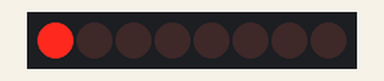
Simulated run of this sketch. Board: Arduino Uno, built with avr-gcc and run on an emulated ATmega328P. Shown: 8 shift-register outputs drawn as a row of LEDs (first output left, lit = HIGH). Wiring (inferred from the names in the program): shift register (74HC595): data pin 12; shift clock pin 9; latch pin 11. Wiring (inferred from the signals the program sends): row of LEDs: on Q0, Q1, Q2, Q3, Q4, Q5, Q6, Q7.

Above: at 1.1 s.
At 5.6 s:
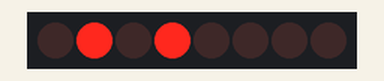
At 10.6 s:
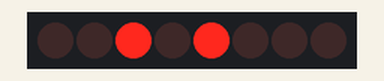
At 20.6 s:
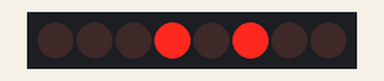
At 30.1 s:
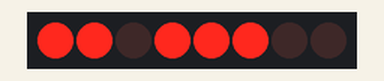
At 39.75 s:
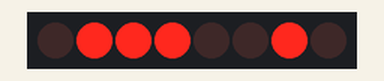
Timing chart, 0 to 40.0 s (numbered marks = the images above):
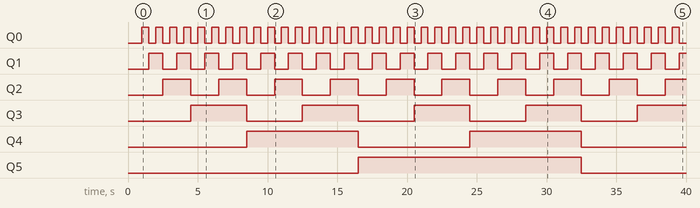

The sketch:

shiftRegister.ino
```cpp
const int latchPin = 11;
const int clockPin =  9;
const int dataPin =  12;
/*
シフトレジスタ74HC595を用いたLED制御回路
ピン接続
74HC595:
1~7->LED2~8
  8->GND
 16->5V
 15->LED1
 14->Arduino 12(dataPin)
 13->GND
 12->Arduino 11(latchPin)
 11->Arduino  9(clockPin)
 10->5V
  9->OPEN
74HC595の動作
1. ICの12pin(RCLK)がLOWになっている間、入力を受け付ける.
2. 14pin(SER)から1ビット分の入力を受け入れる.
   14pinがHIGHなら1, LOWなら0とする.
3. ICの11pin(SRCLK)の1クロックで2. で入力したデータを1ビットシフトする
4. ICの12pin(RCLK)がHIGHになったら入力終了

動作例
 RCLK : -____________-
  SER : _---___------_
SRCLK : __-__-__-__-__
Data     -1--2--3--4- <-送られてきた順番を表す
LSBかMSBは実際の回路との兼ね合いで決める.
LED1の出力をデータの最下位ビットと決めた場合、MSBで入力すればよい.

*/
byte data = 0B00000000;

void setLED_MsbFirst(){
  digitalWrite(latchPin, LOW);
  shiftOut(dataPin, clockPin, MSBFIRST, data);
  digitalWrite(latchPin, HIGH);
}

void setLED_LsbFirst(){
  digitalWrite(latchPin, LOW);
  shiftOut(dataPin, clockPin, LSBFIRST, data);
  digitalWrite(latchPin, HIGH);
}

void setup() {
  // put your setup code here, to run once:
  pinMode(latchPin, OUTPUT);
  pinMode(clockPin, OUTPUT);
  pinMode( dataPin, OUTPUT);
  setLED_MsbFirst();//data=0b00000000;なので、全部消灯となる
  delay(1000);
}

void loop() {
  // put your main code here, to run repeatedly:
  data ++;
  setLED_MsbFirst();
  delay(500);
}
```

Measured:
- by itself, Q0: alternates HIGH for 0.50 s and LOW for 0.50 s
- by itself, Q1: alternates HIGH for 1.0 s and LOW for 1.0 s
- by itself, Q2: alternates HIGH for 2.0 s and LOW for 2.0 s
- by itself, Q3: alternates HIGH for 4.0 s and LOW for 4.0 s
- by itself, Q4: alternates HIGH for 8.0 s and LOW for 8.0 s
- by itself, Q5: LOW → HIGH at 16.5 s, → LOW 16.0 s later
